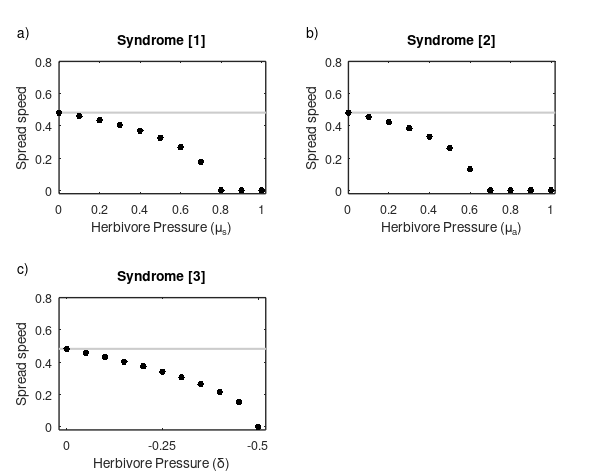

Recreate this plot in MATLAB.
clear all; close all; clc
%code to plot results

load fig_results.mat

afsize = 9;  % axes numbering fontsize
lfsize = 9;  % x/y label fontsize
tfsize = 9;  % title fontsize
lw_lines = 1.5; % line linewidth line
lw_edge = 1; % fig edge linewidth
mksize = 15;  % markersize
g1 = [0.8 0.8 0.8]; % grey color for baseline

figure(1); clf
hh = gcf;
set(hh,'PaperUnits','centimeters');
set(hh,'Units','centimeters');
width = 15; height = 12;
xpos = 4;
ypos = 4;
set(gcf,'Position',[xpos ypos width height])

w = 0.35;
h = 0.28;
dx = 0.14;
dy = 0.22;
sx = 0.1;
sy = 0.09;

axes('position',[sx sy+h+dy w h])
    line([-0.2 1.5],[speed_basic_s speed_basic_s],'color',g1,'LineWidth',lw_lines)
    hold on
    plot(mu_s_vec,(speed_inst_s_all_1(:,end)),'k.','MarkerSize',mksize)
    box on
    axis([0 1.02 -0.02 0.8])
    xlabel('Herbivore Pressure (\mu_s)','FontSize',lfsize)
    ylabel('Spread speed','FontSize',lfsize)
    title('Syndrome [1]','FontSize',tfsize)
    set(gca,'FontSize',afsize,'LineWidth',lw_edge);
    
axes('position',[sx+w+dx sy+h+dy w h])
    line([-0.2 1.5],[speed_basic_s speed_basic_s],'color',g1,'LineWidth',lw_lines)
    hold on
    plot(mu_a_vec,speed_inst_s_all_2(:,end),'k.','MarkerSize',mksize)
    box on
    axis([0 1.02 -0.02 0.8])
    xlabel('Herbivore Pressure (\mu_a)','FontSize',lfsize)
    ylabel('Spread speed','FontSize',lfsize)
    title('Syndrome [2]','FontSize',tfsize)
    set(gca,'FontSize',afsize,'LineWidth',lw_edge);

axes('position',[sx sy w h])
    line([-0.6 0.2],[speed_basic_s speed_basic_s],'color',g1,'LineWidth',lw_lines)
    hold on
    plot(delta_vec_neg,speed_inst_s_all_3(:,end),'k.','MarkerSize',mksize)
    box on
    set(gca,'XTick',[-0.5 -0.25 0])
    set(gca, 'XDir','reverse')
    axis([-0.52 0.02 -0.02 0.8])
    xlabel('Herbivore Pressure (\delta)','FontSize',lfsize)
    ylabel('Spread speed','FontSize',lfsize)
    title('Syndrome [3]','FontSize',tfsize)
    set(gca,'FontSize',afsize,'LineWidth',lw_edge);

% label subpanels
axes('position',[0 0 1 1],'visible','off')
    hold on
     text(0.04,     0.06+sy+2*h+dy,'a)','horizontalalignment','center')
     text(0.04+dx+w,0.06+sy+2*h+dy,'b)','horizontalalignment','center')
     text(0.04,     0.06+sy+h,'c)','horizontalalignment','center')
axis([0 1 0 1])

%Backup previous settings
prePaperType = get(hh,'PaperType');
prePaperPosition = get(hh,'PaperPosition');
prePaperSize = get(hh,'PaperSize');

%Make changing paper type possible
set(hh,'PaperType','<custom>');
%Set the page size and position to match the figure's dimensions
position = get(hh,'Position');
set(hh,'PaperPosition',[0,0,position(3:4)]);
set(hh,'PaperSize',position(3:4));

%print -dtiff -r600 Fig1.tiff % save as 600dpi tiff
saveas(1,'fig2_results.jpg')

%Restore the previous settings
set(hh,'PaperType',prePaperType);
set(hh,'PaperPosition',prePaperPosition);
set(hh,'PaperSize',prePaperSize);

